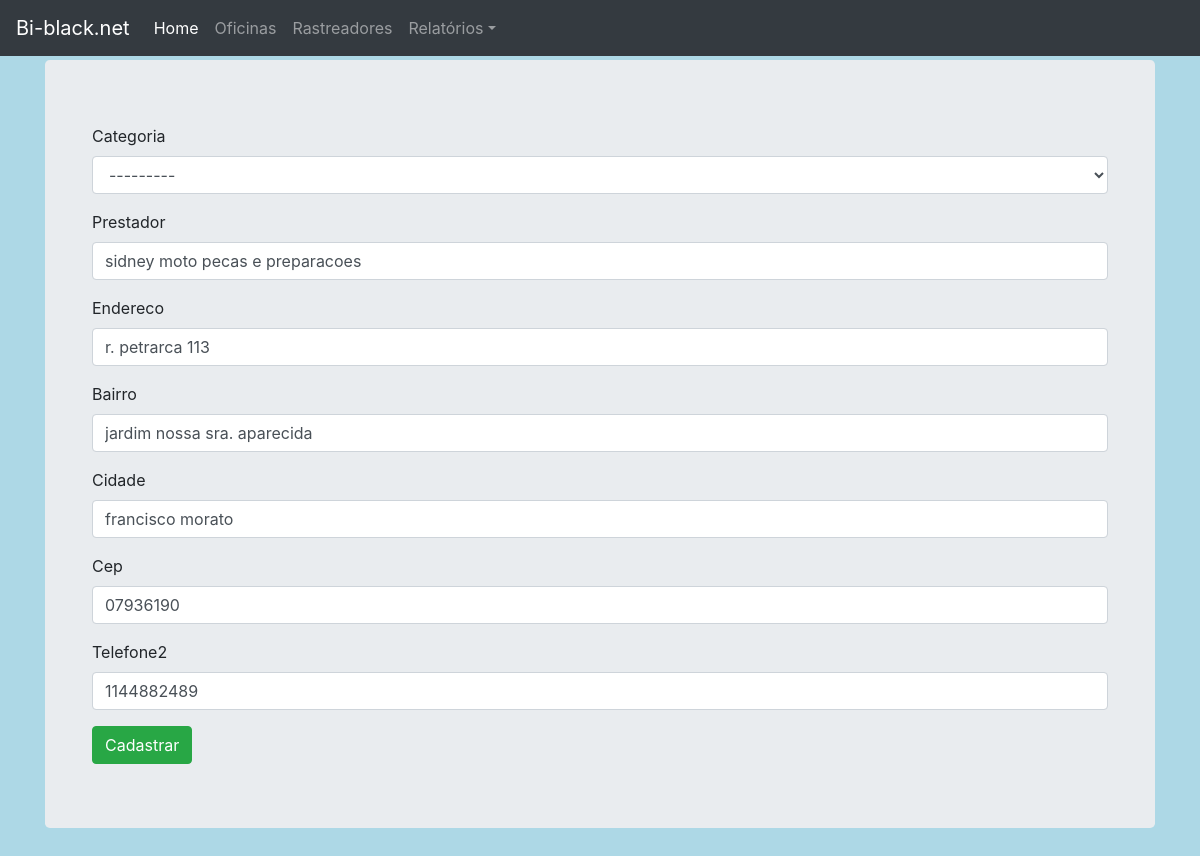
The app's page /1/edit/, older data.
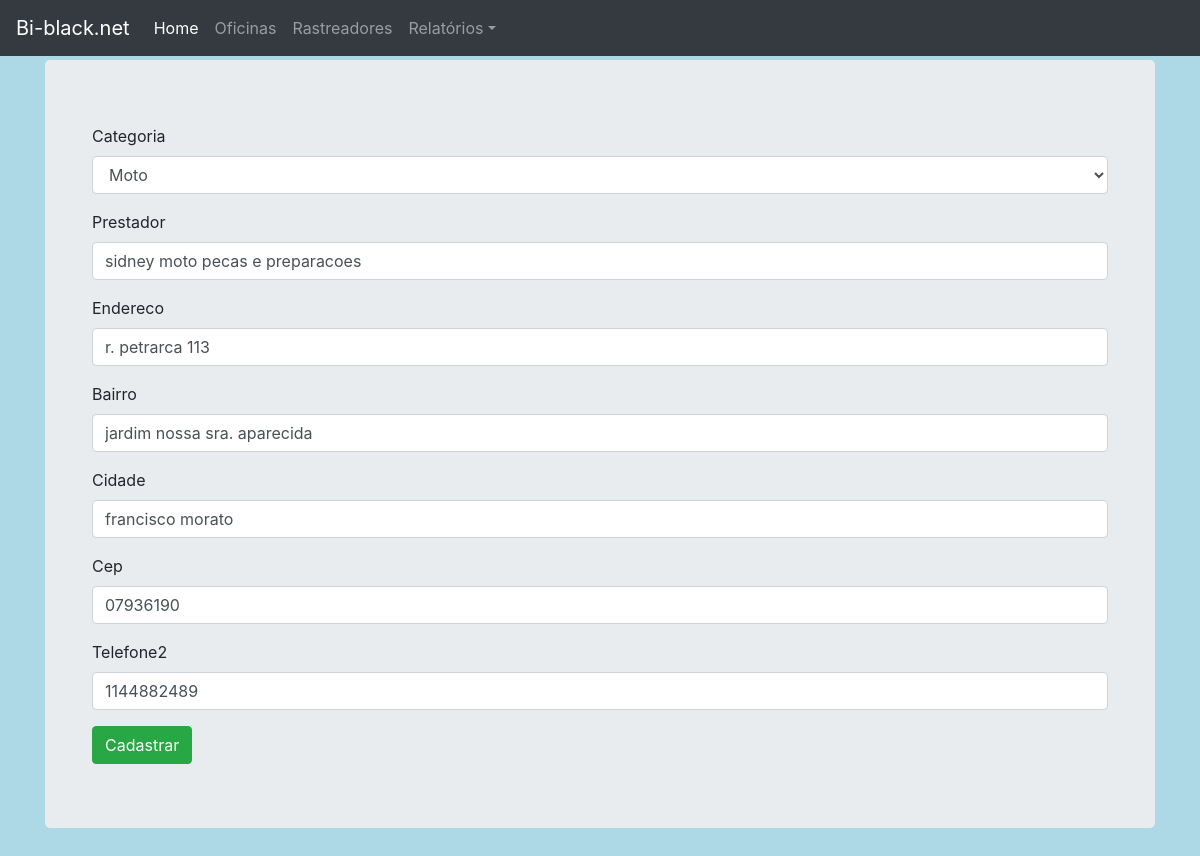
The same page, newer data.
### buscaprest/models.py (models this page shows, shortened)
class Prestador(models.Model):
    CATEGORIA_CHOICES = (
        ('MOTO', 'Moto'),
        ('MECANICA', 'Mecanica'),
        ('FUNILARIA', 'Funilaria'),
        ('VIDRO', 'Vidro'),
    )
    categoria = models.CharField(max_length=60, choices=CATEGORIA_CHOICES, null=True, blank=True)
    prestador = models.CharField(max_length=60, null=True, blank=True)
    endereco = models.CharField(max_length=60, null=True, blank=True)
    bairro = models.CharField(max_length=60, null=True, blank=True)
    cidade = models.CharField(max_length=60, null=True, blank=True)
    cep = models.CharField(max_length=60, null=True, blank=True)
    telefone2 = models.CharField(max_length=60, null=True, blank=True)
    class Meta:
        db_table = 'prestador'

### buscaprest/views.py (the view)
# urls.py: path('<int:pk>/edit/', views.PrestadorUpdate.as_view(), name='prestadores_edit'),
class PrestadorUpdate(UpdateView):
    model = Prestador
    template_name = 'buscaprest/buscaprest_form.html'
    form_class = PrestadorForm

### buscaprest/forms.py
class PrestadorForm(forms.ModelForm):
    class Meta:
        model = Prestador
        fields = '__all__'

### buscaprest/templates/buscaprest/buscaprest_form.html (shortened to what this page needs)
{% extends 'base.html' %}
{% load static %}
{% load widget_tweaks %}
{% block content %}
<link rel="stylesheet" type="text/css"  href="{% static 'buscaprest/css/style.css' %}" />
<body>
	 <div class="jumbotron">
        <div class="container">
            <form method="POST" novalidate>
                {% for field in form.visible_fields %}
                    <div class="form-group {% if field.errors %} has-error {% endif %}">
                        <label for="{{ field.id_for_label }}">
                            {% if field.field.required %}
                                <span class="required">{{ field.label }}</span>
                            {% else %}
                                {{ field.label }}
                            {% endif %}
                        </label>
                        {% render_field field class="form-control" %}
                    </div>
                {% endfor %}
                <button type="submit" class="btn btn-success">Cadastrar</button>
            </form>
      </div>
  </div>
</body>
{% endblock content %}

Row changes from the older to the newer data that the page shows:
changed Prestador "sidney moto pecas e preparacoes": categoria "---------" → "Moto"
